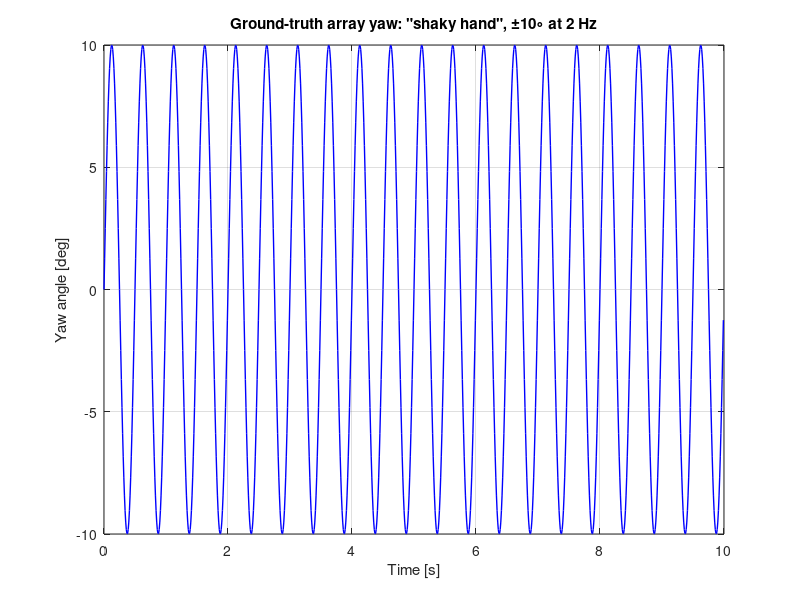

Write MATLAB code to recreate this figure.
% step1_generate_trajectory.m
% Phase 1, step 1: ground-truth array motion (rotation-only, single-axis yaw).
% "Shaky hand" profile: +/-10 deg yaw sinusoid at 2 Hz, sampled at 100 Hz for 10 s.
% Toolbox-free; runs in base MATLAB or Octave.
%
% Output: trajectory.mat  (t, yaw_true_deg, fs, T, A, f)
%         fig_step1_trajectory.png (300 dpi)

clear;

fs = 100;   % sensor sample rate [Hz]
T  = 10;    % duration [s]
A  = 10;    % yaw amplitude [deg]
f  = 2;     % wobble frequency [Hz]

t = (0:1/fs:T-1/fs)';             % time vector [s], 1000 samples
yaw_true_deg = A*sin(2*pi*f*t);   % ground-truth yaw [deg]

peak_rate = A*2*pi*f;             % analytic peak yaw rate [deg/s]
fprintf('Peak yaw rate: %.1f deg/s\n', peak_rate);

save('-v7', 'trajectory.mat', 't', 'yaw_true_deg', 'fs', 'T', 'A', 'f');

figure;
plot(t, yaw_true_deg, 'b-', 'LineWidth', 1);
grid on;
xlabel('Time [s]');
ylabel('Yaw angle [deg]');
title('Ground-truth array yaw: "shaky hand", \pm10\circ at 2 Hz');
print('-dpng', '-r300', 'fig_step1_trajectory.png');

fprintf('Saved trajectory.mat and fig_step1_trajectory.png\n');
